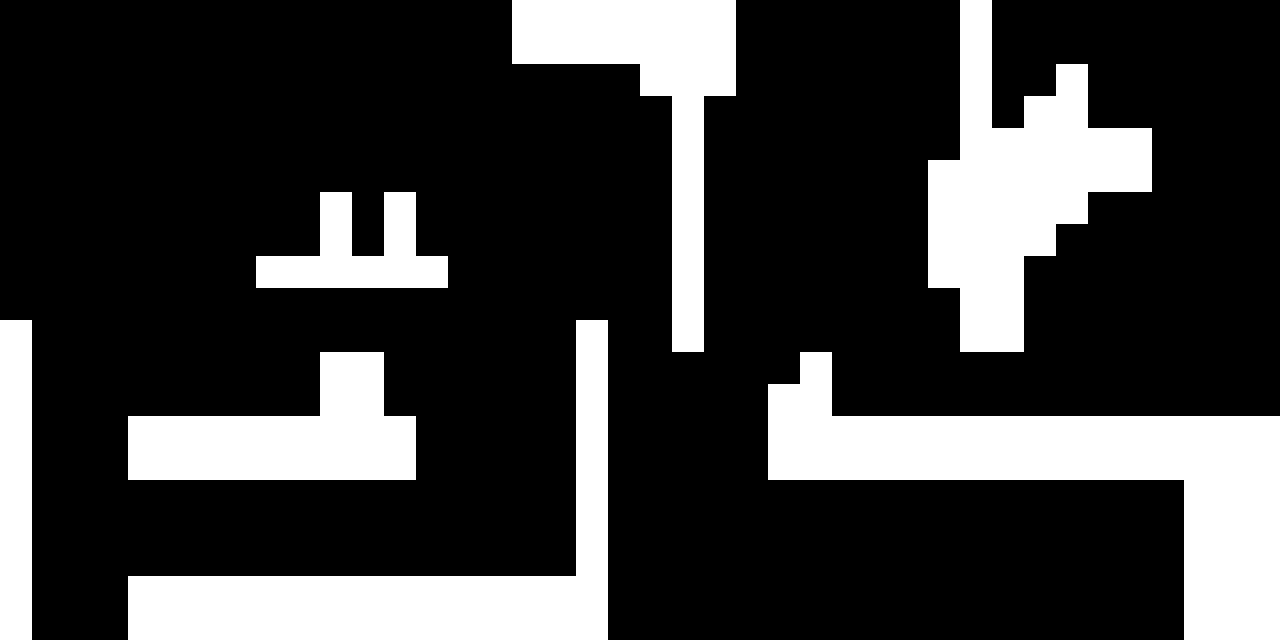

A 2D game scene composited from a Tiled map and its tileset images. What follows is a short description and the map's XML, with every tile layer's data as written:
An orthogonal 40x20 tile map with 32x32 px tiles, 1 tile layer (タイル・レイヤー1).

<map version="1.0" orientation="orthogonal" width="40" height="20" tilewidth="32" tileheight="32">
 <tileset firstgid="1" name="map" tilewidth="32" tileheight="32">
  <image source="map/st2/map.png" width="256" height="32" />
 </tileset>
 <layer name="タイル・レイヤー1" width="40" height="20">
  <data encoding="csv">
0,0,0,0,0,0,0,0,0,0,0,0,0,0,0,0,1,1,1,1,1,1,1,0,0,0,0,0,0,0,1,0,0,0,0,0,0,0,0,0,
0,0,0,0,0,0,0,0,0,0,0,0,0,0,0,0,1,1,1,1,1,1,1,0,0,0,0,0,0,0,1,0,0,0,0,0,0,0,0,0,
0,0,0,0,0,0,0,0,0,0,0,0,0,0,0,0,0,0,0,0,1,1,1,0,0,0,0,0,0,0,1,0,0,1,0,0,0,0,0,0,
0,0,0,0,0,0,0,0,0,0,0,0,0,0,0,0,0,0,0,0,0,1,0,0,0,0,0,0,0,0,1,0,1,1,0,0,0,0,0,0,
0,0,0,0,0,0,0,0,0,0,0,0,0,0,0,0,0,0,0,0,0,1,0,0,0,0,0,0,0,0,1,1,1,1,1,1,0,0,0,0,
0,0,0,0,0,0,0,0,0,0,0,0,0,0,0,0,0,0,0,0,0,1,0,0,0,0,0,0,0,1,1,1,1,1,1,1,0,0,0,0,
0,0,0,0,0,0,0,0,0,0,1,0,1,0,0,0,0,0,0,0,0,1,0,0,0,0,0,0,0,1,1,1,1,1,0,0,0,0,0,0,
0,0,0,0,0,0,0,0,0,0,1,0,1,0,0,0,0,0,0,0,0,1,0,0,0,0,0,0,0,1,1,1,1,0,0,0,0,0,0,0,
0,0,0,0,0,0,0,0,1,1,1,1,1,1,0,0,0,0,0,0,0,1,0,0,0,0,0,0,0,1,1,1,0,0,0,0,0,0,0,0,
0,0,0,0,0,0,0,0,0,0,0,0,0,0,0,0,0,0,0,0,0,1,0,0,0,0,0,0,0,0,1,1,0,0,0,0,0,0,0,0,
1,0,0,0,0,0,0,0,0,0,0,0,0,0,0,0,0,0,1,0,0,1,0,0,0,0,0,0,0,0,1,1,0,0,0,0,0,0,0,0,
1,0,0,0,0,0,0,0,0,0,1,1,0,0,0,0,0,0,1,0,0,0,0,0,0,1,0,0,0,0,0,0,0,0,0,0,0,0,0,0,
1,0,0,0,0,0,0,0,0,0,1,1,0,0,0,0,0,0,1,0,0,0,0,0,1,1,0,0,0,0,0,0,0,0,0,0,0,0,0,0,
1,0,0,0,1,1,1,1,1,1,1,1,1,0,0,0,0,0,1,0,0,0,0,0,1,1,1,1,1,1,1,1,1,1,1,1,1,1,1,1,
1,0,0,0,1,1,1,1,1,1,1,1,1,0,0,0,0,0,1,0,0,0,0,0,1,1,1,1,1,1,1,1,1,1,1,1,1,1,1,1,
1,0,0,0,0,0,0,0,0,0,0,0,0,0,0,0,0,0,1,0,0,0,0,0,0,0,0,0,0,0,0,0,0,0,0,0,0,1,1,1,
1,0,0,0,0,0,0,0,0,0,0,0,0,0,0,0,0,0,1,0,0,0,0,0,0,0,0,0,0,0,0,0,0,0,0,0,0,1,1,1,
1,0,0,0,0,0,0,0,0,0,0,0,0,0,0,0,0,0,1,0,0,0,0,0,0,0,0,0,0,0,0,0,0,0,0,0,0,1,1,1,
1,0,0,0,1,1,1,1,1,1,1,1,1,1,1,1,1,1,1,0,0,0,0,0,0,0,0,0,0,0,0,0,0,0,0,0,0,1,1,1,
1,0,0,0,1,1,1,1,1,1,1,1,1,1,1,1,1,1,1,0,0,0,0,0,0,0,0,0,0,0,0,0,0,0,0,0,0,1,1,1
</data>
 </layer>
</map>
